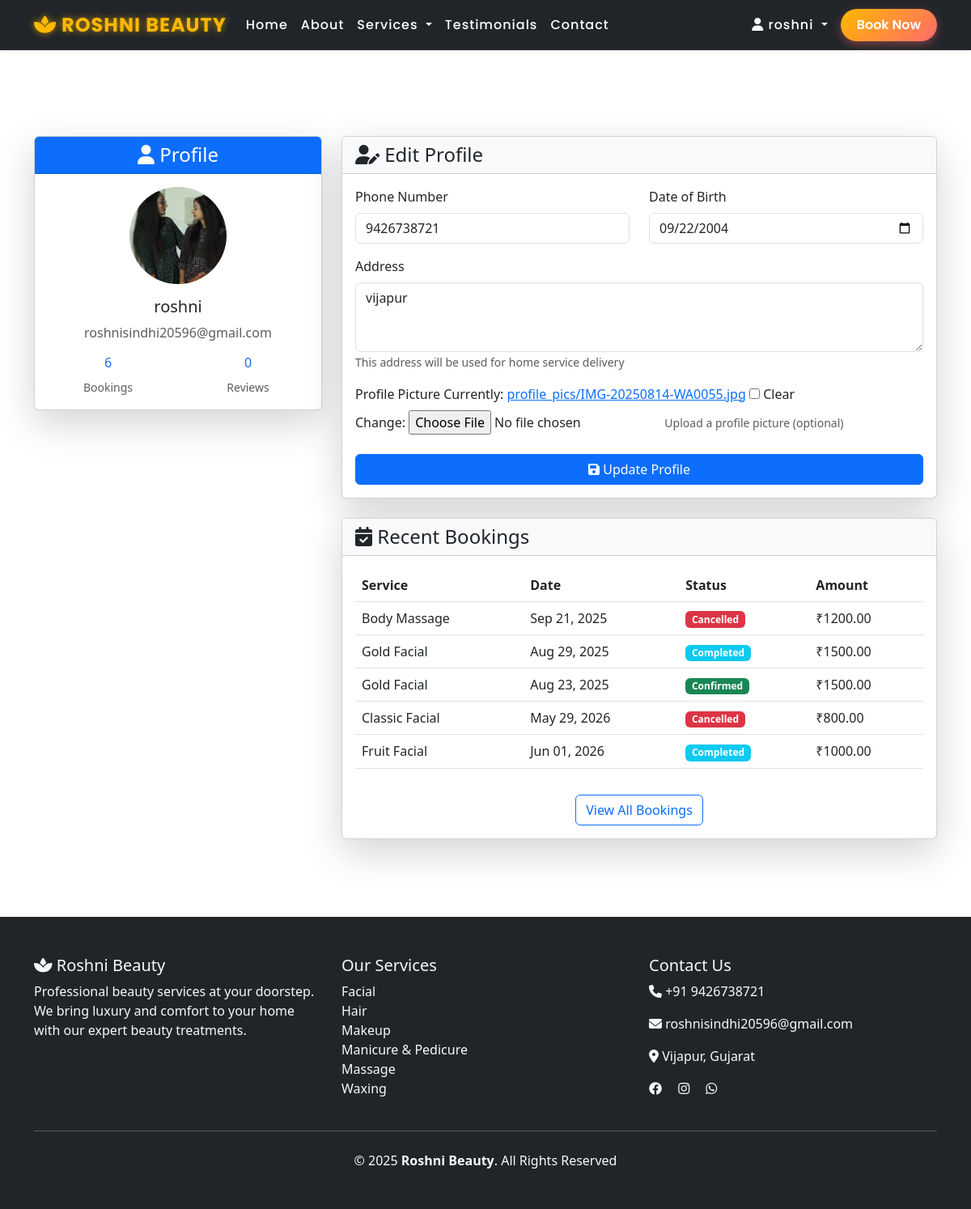
Screenshot of /profile/ (signed in) with the database file from the repository.
### beauty_parlor/models.py (models this page shows, shortened)
class UserProfile(models.Model):
    user = models.OneToOneField(User, on_delete=models.CASCADE, related_name='profile')
    phone = models.CharField(max_length=15, blank=True)
    address = models.TextField(blank=True)
    profile_picture = models.ImageField(upload_to='profile_pics/', blank=True, null=True)
    date_of_birth = models.DateField(blank=True, null=True)
    created_at = models.DateTimeField(auto_now_add=True)
    updated_at = models.DateTimeField(auto_now=True)

class Booking(models.Model):
    user = models.ForeignKey(User, on_delete=models.CASCADE, related_name='bookings', null=True, blank=True)
    service = models.ForeignKey(Service, on_delete=models.CASCADE)
    date = models.DateField()
    time = models.TimeField()
    address = models.TextField()
    is_home_service = models.BooleanField(default=True)
    status = models.CharField(max_length=20, choices=[
        ('pending', 'Pending'),
        ('confirmed', 'Confirmed'),
        ('completed', 'Completed'),
        ('cancelled', 'Cancelled'),
    ], default='pending')
    special_requests = models.TextField(blank=True)
    total_amount = models.DecimalField(max_digits=10, decimal_places=2, null=True, blank=True)
    created_at = models.DateTimeField(auto_now_add=True)
    updated_at = models.DateTimeField(auto_now=True)

class Service(models.Model):
    name = models.CharField(max_length=200)
    description = models.TextField()
    price = models.DecimalField(max_digits=10, decimal_places=2)
    image = models.ImageField(upload_to='services/', blank=True, null=True)
    category = models.CharField(max_length=100, choices=[
        ('facial', 'Facial'),
        ('hair', 'Hair'),
        ('makeup', 'Makeup'),
        ('manicure', 'Manicure & Pedicure'),
        ('massage', 'Massage'),
        ('waxing', 'Waxing'),
    ])
    is_home_service = models.BooleanField(default=False)
    duration = models.IntegerField(help_text='Duration in minutes', default=60)
    created_at = models.DateTimeField(auto_now_add=True)
    class Meta:
        ordering = ['name']

### beauty_parlor/views.py (the view)
# urls.py: path('profile/', views.profile, name='profile'),
@login_required
def profile(request):
    user_profile, created = UserProfile.objects.get_or_create(user=request.user)
    if request.method == 'POST':
        form = UserProfileForm(request.POST, request.FILES, instance=user_profile)
        if form.is_valid():
            form.save()
            messages.success(request, 'Profile updated successfully!')
            return redirect('profile')
    else:
        form = UserProfileForm(instance=user_profile)
    context = {
        'form': form,
        'user_profile': user_profile,
    }
    return render(request, 'beauty_parlor/profile.html', context)

### beauty_parlor/forms.py
class UserProfileForm(forms.ModelForm):
    class Meta:
        model = UserProfile
        fields = ['phone', 'address', 'profile_picture', 'date_of_birth']
        widgets = {
            'phone': forms.TextInput(attrs={'class': 'form-control', 'placeholder': 'Your Phone'}),
            'address': forms.Textarea(attrs={'class': 'form-control', 'placeholder': 'Your Address', 'rows': 3}),
            'date_of_birth': forms.DateInput(attrs={'class': 'form-control', 'type': 'date'}),
        }

### templates/beauty_parlor/profile.html (shortened to what this page needs)
{% extends 'base.html' %}
{% block content %}
<section class="py-5 mt-5">
    <div class="container">
        <div class="row">
            <div class="col-lg-4 mb-4">
                <div class="card shadow-lg">
                    <div class="card-header bg-primary text-white text-center">
                        <h4 class="mb-0">
                            <i class="fas fa-user"></i> Profile
                        </h4>
                    </div>
                    <div class="card-body text-center">
                        {% if user_profile.profile_picture %}
                            <img src="{{ user_profile.profile_picture.url }}" alt="Profile Picture"
                                 class="rounded-circle mb-3" style="width: 120px; height: 120px; object-fit: cover;">
                        {% else %}
                            <div class="bg-light rounded-circle d-inline-flex align-items-center justify-content-center mb-3"
                                 style="width: 120px; height: 120px;">
                                <i class="fas fa-user fa-3x text-muted"></i>
                            </div>
                        {% endif %}
                        <h5 class="card-title">{{ user.get_full_name|default:user.username }}</h5>
                        <p class="text-muted">{{ user.email }}</p>
                        <div class="row text-center">
                            <div class="col-6">
                                <h6 class="text-primary">{{ user.bookings.count }}</h6>
                                <small class="text-muted">Bookings</small>
                            </div>
                            <div class="col-6">
                                <h6 class="text-primary">{{ user.reviews.count }}</h6>
                                <small class="text-muted">Reviews</small>
                            </div>
                        </div>
                    </div>
                </div>
            </div>
            <div class="col-lg-8">
                <div class="card shadow-lg">
                    <div class="card-header bg-light">
                        <h4 class="mb-0">
                            <i class="fas fa-user-edit"></i> Edit Profile
                        </h4>
                    </div>
                    <div class="card-body">
                        <form method="post" enctype="multipart/form-data" id="profile-form">
                            <div class="row">
                                <div class="col-md-6 mb-3">
                                    <label for="{{ form.phone.id_for_label }}" class="form-label">Phone Number</label>
                                    {{ form.phone }}
                                </div>
                                <div class="col-md-6 mb-3">
                                    <label for="{{ form.date_of_birth.id_for_label }}" class="form-label">Date of Birth</label>
                                    {{ form.date_of_birth }}
                                </div>
                            </div>
                            <div class="mb-3">
                                <label for="{{ form.address.id_for_label }}" class="form-label">Address</label>
                                {{ form.address }}
                                <small class="form-text text-muted">This address will be used for home service delivery</small>
                            </div>
                            <div class="mb-4">
                                <label for="{{ form.profile_picture.id_for_label }}" class="form-label">Profile Picture</label>
                                {{ form.profile_picture }}
                                <small class="form-text text-muted">Upload a profile picture (optional)</small>
                            </div>
                            <div class="d-grid">
                                <button type="submit" class="btn btn-primary">
                                    <i class="fas fa-save"></i> Update Profile
                                </button>
                            </div>
                        </form>
                    </div>
                </div>
                <div class="card shadow-lg mt-4">
                    <div class="card-header bg-light">
                        <h4 class="mb-0">
                            <i class="fas fa-calendar-check"></i> Recent Bookings
                        </h4>
                    </div>
                    <div class="card-body">
                        {% if user.bookings.all %}
                            <div class="table-responsive">
                                <table class="table table-hover">
                                    <thead>
                                        <tr>
                                            <th>Service</th>
                                            <th>Date</th>
                                            <th>Status</th>
                                            <th>Amount</th>
                                        </tr>
                                    </thead>
                                    <tbody>
                                        {% for booking in user.bookings.all|slice:":5" %}
                                        <tr>
                                            <td>{{ booking.service.name }}</td>
                                            <td>{{ booking.date|date:"M d, Y" }}</td>
                                            <td>
                                                <span class="badge bg-{% if booking.status == 'confirmed' %}success{% elif booking.status == 'pending' %}warning{% elif booking.status == 'completed' %}info{% else %}danger{% endif %}">
                                                    {{ booking.status|title }}
                                                </span>
                                            </td>
                                            <td>₹{{ booking.total_amount }}</td>
                                        </tr>
                                        {% endfor %}
                                    </tbody>
                                </table>
                            </div>
                            <div class="text-center mt-3">
                                <a href="{% url 'my_bookings' %}" class="btn btn-outline-primary">
                                    View All Bookings
                                </a>
                            </div>
                        {% endif %}
                    </div>
                </div>
            </div>
        </div>
    </div>
</section>
{% endblock %}

### templates/base.html (shortened to what this page needs)
<!DOCTYPE html>
<html lang="en">
<head>
    {% load static %}
    <link href="https://cdn.jsdelivr.net/npm/bootstrap@5.3.0/dist/css/bootstrap.min.css" rel="stylesheet">
    <link rel="stylesheet" href="https://cdnjs.cloudflare.com/ajax/libs/font-awesome/6.4.0/css/all.min.css">
    <link rel="stylesheet" href="{% static 'css/style.css' %}">
</head>
<body>
    <nav class="navbar navbar-expand-lg navbar-dark bg-dark fixed-top shadow-sm">
        <div class="container">
            <a class="navbar-brand fw-bold" href="{% url 'home' %}">
                <i class="fas fa-spa"></i> Roshni Beauty
            </a>
            <div class="collapse navbar-collapse" id="navbarNav">
                <ul class="navbar-nav me-auto mb-2 mb-lg-0">
                    <li class="nav-item"><a class="nav-link" href="{% url 'home' %}">Home</a></li>
                    <li class="nav-item"><a class="nav-link" href="{% url 'about' %}">About</a></li>
                    <li class="nav-item dropdown">
                        <a class="nav-link dropdown-toggle" href="#" id="servicesDropdown" role="button"
                           data-bs-toggle="dropdown" aria-expanded="false">
                           Services
                        </a>
                    </li>
                    <li class="nav-item"><a class="nav-link" href="{% url 'testimonials' %}">Testimonials</a></li>
                    <li class="nav-item"><a class="nav-link" href="{% url 'contact' %}">Contact</a></li>
                </ul>
                <ul class="navbar-nav">
                    {% if user.is_authenticated %}
                        <li class="nav-item dropdown">
                            <a class="nav-link dropdown-toggle" href="#" id="userDropdown" role="button"
                               data-bs-toggle="dropdown" aria-expanded="false">
                                <i class="fas fa-user"></i> {{ user.first_name|default:user.username }}
                            </a>
                        </li>
                        <li class="nav-item"><a class="btn btn-primary ms-2" href="{% url 'booking' %}">Book Now</a></li>
                    {% else %}
                        <li class="nav-item"><a class="nav-link" href="{% url 'login' %}"><i class="fas fa-sign-in-alt"></i> Login</a></li>
                        <li class="nav-item"><a class="nav-link" href="{% url 'register' %}"><i class="fas fa-user-plus"></i> Register</a></li>
                    {% endif %}
                </ul>
            </div>
        </div>
    </nav>
    <main class="pt-5 mt-4">
        {% block content %}{% endblock %}
    </main>
    <footer class="bg-dark text-light py-5 mt-5">
        <div class="container">
            <div class="row">
                <div class="col-md-4">
                    <h5><i class="fas fa-spa"></i> Roshni Beauty</h5>
                    <p>Professional beauty services at your doorstep. We bring luxury and comfort to your home with our expert beauty treatments.</p>
                </div>
                <div class="col-md-4">
                    <h5>Our Services</h5>
                    <ul class="list-unstyled">
                        <li><a href="{% url 'services' %}?category=facial" class="text-light text-decoration-none">Facial</a></li>
                        <li><a href="{% url 'services' %}?category=hair" class="text-light text-decoration-none">Hair</a></li>
                        <li><a href="{% url 'services' %}?category=makeup" class="text-light text-decoration-none">Makeup</a></li>
                        <li><a href="{% url 'services' %}?category=manicure" class="text-light text-decoration-none">Manicure & Pedicure</a></li>
                        <li><a href="{% url 'services' %}?category=massage" class="text-light text-decoration-none">Massage</a></li>
                        <li><a href="{% url 'services' %}?category=waxing" class="text-light text-decoration-none">Waxing</a></li>
                    </ul>
                </div>
                <div class="col-md-4">
                    <h5>Contact Us</h5>
                    <p><i class="fas fa-phone"></i> +91 9426738721</p>
                    <p><i class="fas fa-envelope"></i> roshnisindhi20596@gmail.com</p>
                    <p><i class="fas fa-map-marker-alt"></i> Vijapur, Gujarat</p>
                    <div class="social-links">
                        <a href="#" class="text-light me-3"><i class="fab fa-facebook"></i></a>
                        <a href="#" class="text-light me-3"><i class="fab fa-instagram"></i></a>
                        <a href="#" class="text-light me-3"><i class="fab fa-whatsapp"></i></a>
                    </div>
                </div>
            </div>
            <hr class="my-4">
            <div class="text-center">
                <p class="mb-0">&copy; 2025 <strong>Roshni Beauty</strong>. All Rights Reserved</p>
            </div>
        </div>
    </footer>
</body>
</html>

### static/css/style.css (style rules this page uses)
:root { --primary: #6a11cb; --secondary: #ff4f8b; --accent: #ff6b35; --lavender: #b86fff; --rose: #ff9dc3; --aqua: #00d2ff; --white: #ffffff; --black: #0a0a0a; --gray-200: #eeeeee; --shadow-sm: 0 2px 6px rgba(0,0,0,0.2); --shadow-md: 0 6px 16px rgba(0,0,0,0.25); --shadow-lg: 0 10px 25px rgba(0,0,0,0.3); --radius-pill: 999px; --radius-lg: 16px; --spacing-sm: 0.5rem; --spacing-md: 1rem; --spacing-lg: 1.5rem; --spacing-xl: 3rem; --transition-base: all 0.3s ease; --transition-bounce: all 0.3s cubic-bezier(0.34, 1.56, 0.64, 1); --transition-slow: all 0.6s ease; --gradient-6: linear-gradient(135deg, var(--primary), var(--secondary), var(--accent), var(--lavender), var(--rose), var(--aqua) ); --gradient-secondary: linear-gradient(135deg, var(--secondary), var(--lavender)); --glass-bg: rgba(255,255,255,0.15); --glass-border: rgba(255,255,255,0.3); --font-heading: "Poppins", sans-serif; --font-body: "Open Sans", sans-serif; }
.navbar { background: rgba(23, 20, 29, 0.9); backdrop-filter: blur(10px); -webkit-backdrop-filter: blur(10px); box-shadow: 0 4px 20px rgba(0, 0, 0, 0.4); transition: all 0.4s ease; font-family: 'Poppins', sans-serif; }
.navbar .navbar-brand { font-size: 1.5rem; font-weight: 700; letter-spacing: 1px; text-transform: uppercase; color: #ffb800 !important; text-shadow: 0 0 8px rgba(255, 184, 0, 0.7); transition: 0.3s ease; }
.navbar .nav-link { color: #fff !important; font-weight: 500; letter-spacing: 1px; padding: 8px 15px; border-radius: 6px; transition: all 0.3s ease; }
.navbar .btn-primary { background: linear-gradient(135deg, #ffb800, #ff6b6b); border: none; border-radius: 25px; padding: 8px 20px; font-weight: 600; transition: all 0.3s ease; box-shadow: 0 4px 12px rgba(255, 107, 107, 0.4); }

### rows the page displays
UserProfile: profile_picture (picture), phone "9426738721", date_of_birth "09/22/2004", address "vijapur"
Booking: service.name "Body Massage", date "Sep 21, 2025", status "Cancelled", total_amount "1200.00"
Booking: service.name "Gold Facial", date "Aug 29, 2025", status "Completed", total_amount "1500.00"
Booking: service.name "Gold Facial", date "Aug 23, 2025", status "Confirmed", total_amount "1500.00"
Booking: service.name "Classic Facial", date "May 29, 2026", status "Cancelled", total_amount "800.00"
Booking: service.name "Fruit Facial", date "Jun 01, 2026", status "Completed", total_amount "1000.00"

### other values shown
{{ user.first_name|default:user.username }} "roshni"
{{ user.get_full_name|default:user.username }} "roshni"
{{ user.email }} "roshnisindhi20596@gmail.com"
{{ user.bookings.count }} "6"
{{ user.reviews.count }} "0"
